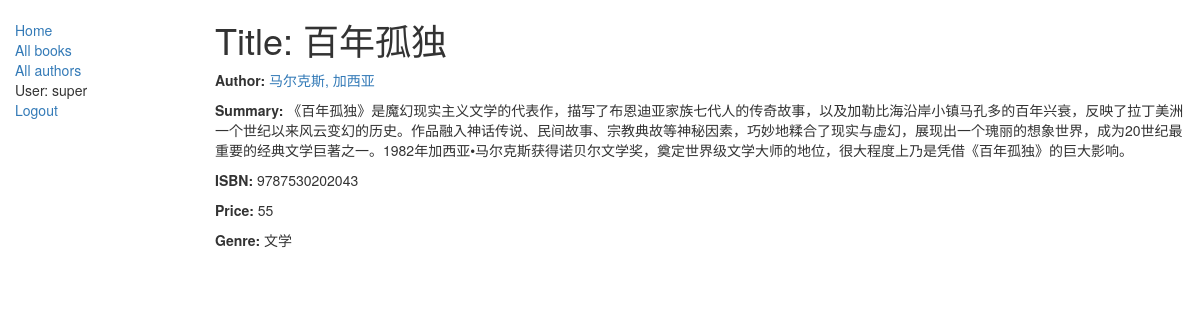
The app's page /polls/book/1 (signed in) with its own data.
### polls/models.py (models this page shows, shortened)
class Book(models.Model):
    title = models.CharField(max_length=200)
    author = models.ForeignKey('Author', on_delete=models.SET_NULL, null=True)
    summary = models.TextField(max_length=1000, help_text="Enter a brief description of the book")
    isbn = models.CharField('ISBN',max_length=13, help_text='13 Character ISBN number</a>')
    count = models.IntegerField()
    price = models.IntegerField()
    genre = models.CharField(max_length=200, help_text="Enter a book genre (e.g. Science Fiction, French Poetry etc.)")
    '''
    def display_genre(self):
        """
        Creates a string for the Genre. This is required to display genre in Admin.
        """
        return ', '.join([ genre.name for genre in self.genre.all()[:3] ])
    '''

class Author(models.Model):
    first_name = models.CharField(max_length=100)
    last_name = models.CharField(max_length=100)
    date_of_birth = models.DateField(null=True, blank=True)
    date_of_death = models.DateField('Died', null=True, blank=True)
    def __str__(self):
        return '%s, %s' % (self.last_name, self.first_name)

### polls/views.py (the view)
# urls.py: path('book/<int:pk>', views.BookDetailView.as_view(), name='book-detail'),
class BookDetailView(LoginRequiredMixin,generic.DetailView):
    model = Book

### polls/templates/polls/book_detail.html
{% extends "base_generic.html" %}
{% block content %}
  <h1>Title: {{ book.title }}</h1>
  <p><strong>Author:</strong> <a href="{{ author.get_absolute_url }}">{{ book.author }}</a></p>
  <p><strong>Summary:</strong> {{ book.summary }}</p>
  <p><strong>ISBN:</strong> {{ book.isbn }}</p>
  <p><strong>Price:</strong> {{ book.price }}</p>
  <p><strong>Genre:</strong> {{ book.genre }}</p>
{% endblock %}

### polls/templates/base_generic.html (shortened to what this page needs)
<!DOCTYPE html>
<html lang="utf-8">
<head>
  <link rel="stylesheet" href="https://maxcdn.bootstrapcdn.com/bootstrap/3.3.7/css/bootstrap.min.css">
  {% load static %}
  <link rel="stylesheet" href="{% static 'css/styles.css' %}">
</head>
<body>
  <div class="container-fluid">
    <div class="row">
      <div class="col-sm-2">
      {% block sidebar %}
      <ul class="sidebar-nav">
          <li><a href="{% url 'index' %}">Home</a></li>
          <li><a href="{% url 'books' %}">All books</a></li>
          <li><a href="{% url 'authors' %}">All authors</a></li>
         {% if user.is_authenticated %}
           <li>User: {{ user.get_username }}</li>
           <li><a href="{% url 'logout'%}?next={{request.path}}">Logout</a></li>
         {% else %}
           <li><a href="{% url 'login'%}?next={{request.path}}">Login</a></li>
         {% endif %}
      </ul>
     {% endblock %}
      </div>
      <div class="col-sm-10 ">
      {% block content %}{% endblock %}
      </div>
    </div>
  </div>
</body>
</html>

### polls/static/css/styles.css (style rules this page uses)
.sidebar-nav { margin-top: 20px; padding: 0; list-style: none; }

### records on screen
Book: title "百年孤独", author "马尔克斯, 加西亚", summary "《百年孤独》是魔幻现实主义文学的代表作，描写了布恩迪亚家族七代人的传奇故事，以及加勒比海沿岸小镇马孔多的百年兴衰，反映了拉丁美洲一个世纪以来风云变幻的历史。作品融入神话传说、民间故事、宗教典故等神秘因素，巧妙地糅合了现实与虚幻，展现出一个瑰丽的想象世界，成为20世纪最重要的经典文学巨著之一。1982年加西亚•马尔克斯获得诺贝尔文学奖，奠定世界级文学大师的地位，很大程度上乃是凭借《百年孤独》的巨大影响。", isbn "9787530202043", price "55", genre "文学"

### other values on screen
{{ user.get_username }} "super"
